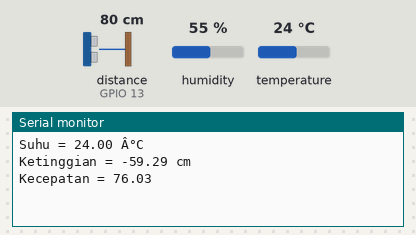
Recording of a sketch running on a simulated ESP32. Parts: the last lines printed to the serial monitor. Wiring (inferred from the names in the program): ultrasonic range finder: trigger GPIO 12; echo GPIO 13. The test bench sets the inputs (shaded band); at power-on: distance to the obstacle (sensor on GPIO 13) 80 cm, temperature 24 °C, humidity 55 %. The echo pulse lasts 58.3 µs per cm; WiFi joins after 1.5 s; servers stay silent unless stated; not simulated (calls return 0 or success): arduino_secrets.h.

Above: at 3.0 s.
3.1 s: distance to the obstacle (sensor on GPIO 13) set to 2 cm
At 4.6 s:
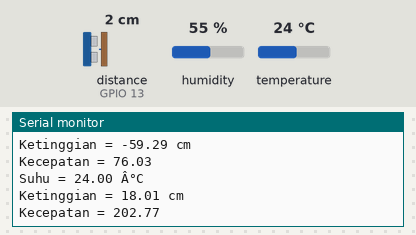
5.2 s: temperature set to 12 °C
7.3 s: distance to the obstacle (sensor on GPIO 13) set to 4 cm
At 9.0 s:
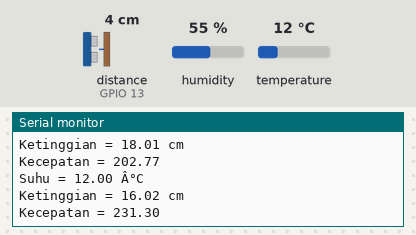
9.4 s: temperature set to 19 °C
At 11.3 s:
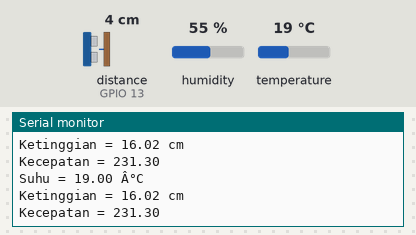
Timing chart, 0 to 12.5 s (numbered marks = the images above; inputs shaded):
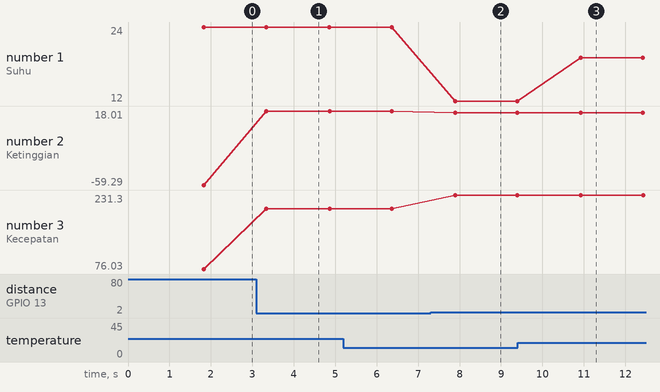

The sketch:

Pompa_Otomatis_9Rule.ino
```cpp
#include "arduino_secrets.h"

//Blynk
#define BLYNK_PRINT Serial
#define BLYNK_TEMPLATE_ID "TMPL6oCSY4ILO"
#define BLYNK_TEMPLATE_NAME "Rumah Pompa Otomatis"
#define BLYNK_AUTH_TOKEN "Xbc7-MGkc1uaZlMDf8g6xT_nJGvjmN6b"

#include <WiFi.h>
#include <WiFiClient.h>
#include <BlynkSimpleEsp32.h>

char ssid[] = "XxX";
char pass[] = "12345678";

// Sensor DHT11
#include <DHT.h>
#define dhtPin 14 // (digital) untuk membaca nilai suhu
#define dhtType DHT11
DHT dht(dhtPin, dhtType);

// Sensor HC-SR04
#define trigPin 12 // (digital) sebagai output untuk mengirimkan sinyal atau gelombang suara
#define echoPin 13 // (digital) sebagai input untuk membaca nilai durasi waktu sinyal untuk menghitung jarak

// // Driver L298N
// #define enA 11 // (PWM) sebagai output untuk mengatur kecepatan motor (0 - 255)
// #define in1 10 // (digital) sebagai output untuk mengatur arah putaran motor (LOW/HIGH)
// #define in2 9 // (digital) sebagai output untuk mengatur arah putaran motor (LOW/HIGH)
// // Jika in1 = LOW & in2 = HIGH motor berputar searah jarum jam, maka ketika in1 = HIGH & in2 = LOW motor akan berputar berlawanan arah jarum jam
// // Begitu juga sebaliknya

// -------------------------------------------------------------------------------------------------------------------------------------------------

// Logika Fuzzy
#include <Fuzzy.h>
Fuzzy *fuzzy = new Fuzzy();

// FuzzyInput suhu
FuzzySet *hujan = new FuzzySet(0, 0, 20, 25);
FuzzySet *gerimis = new FuzzySet(20, 25, 25, 30);
FuzzySet *tidakHujan = new FuzzySet(25, 30, 40, 40);

// FuzzyInput ketinggian
FuzzySet *rendah = new FuzzySet(-10, -10, 0, 10);
FuzzySet *sedang = new FuzzySet(0, 10, 10, 20);
FuzzySet *tinggi = new FuzzySet(10, 20, 30, 30);

// FuzzyOutput kecepatan motor
FuzzySet *mati = new FuzzySet(-10, -10, 0, 128);
FuzzySet *pelan = new FuzzySet(0, 128, 128, 255);
FuzzySet *cepat = new FuzzySet(128, 255, 300, 300);

// -------------------------------------------------------------------------------------------------------------------------------------------------

void setup() {
  // Put your setup code here, to run once:
  Serial.begin(9600); // Untuk membuat serial monitor

  //Blynk
  Blynk.begin(BLYNK_AUTH_TOKEN, ssid, pass);

  // Sensor DHT11
  dht.begin(); // Untuk memulai library DHT.h

  // Sensor HC-SR04
  pinMode(trigPin, OUTPUT);
  pinMode(echoPin, INPUT);

  // // Driver L298N
  // pinMode(enA, OUTPUT);
  // pinMode(in1, OUTPUT);
  // pinMode(in2, OUTPUT);

  // -----------------------------------------------------------------------------------------------------------------------------------------------

  // FuzzyInput suhu
  FuzzyInput *suhu = new FuzzyInput(1);
  suhu->addFuzzySet(hujan);
  suhu->addFuzzySet(gerimis);
  suhu->addFuzzySet(tidakHujan);
  fuzzy->addFuzzyInput(suhu);

  // FuzzyInput ketinggian
  FuzzyInput *ketinggian = new FuzzyInput(2);
  ketinggian->addFuzzySet(rendah);
  ketinggian->addFuzzySet(sedang);
  ketinggian->addFuzzySet(tinggi);
  fuzzy->addFuzzyInput(ketinggian);

  // FuzzyOutput kecepatan motor
  FuzzyOutput *kecepatan = new FuzzyOutput(1);
  kecepatan->addFuzzySet(mati);
  kecepatan->addFuzzySet(pelan);
  kecepatan->addFuzzySet(cepat);
  fuzzy->addFuzzyOutput(kecepatan);

  // FuzzyRule 1
  FuzzyRuleAntecedent *tidakHujan_rendah = new FuzzyRuleAntecedent();
  tidakHujan_rendah->joinWithAND(tidakHujan, rendah);
  FuzzyRuleConsequent *thenMati1 = new FuzzyRuleConsequent();
  thenMati1->addOutput(mati);
  FuzzyRule *fuzzyRule1 = new FuzzyRule(1, tidakHujan_rendah, thenMati1);
  fuzzy->addFuzzyRule(fuzzyRule1);

  // FuzzyRule 2
  FuzzyRuleAntecedent *tidakHujan_sedang = new FuzzyRuleAntecedent();
  tidakHujan_sedang->joinWithAND(tidakHujan, sedang);
  FuzzyRuleConsequent *thenMati2 = new FuzzyRuleConsequent();
  thenMati2->addOutput(mati);
  FuzzyRule *fuzzyRule2 = new FuzzyRule(2, tidakHujan_sedang, thenMati2);
  fuzzy->addFuzzyRule(fuzzyRule2);

  // FuzzyRule 3
  FuzzyRuleAntecedent *tidakHujan_tinggi = new FuzzyRuleAntecedent();
  tidakHujan_tinggi->joinWithAND(tidakHujan, tinggi);
  FuzzyRuleConsequent *thenPelan1 = new FuzzyRuleConsequent();
  thenPelan1->addOutput(pelan);
  FuzzyRule *fuzzyRule3 = new FuzzyRule(3, tidakHujan_tinggi, thenPelan1);
  fuzzy->addFuzzyRule(fuzzyRule3);

  // FuzzyRule 4
  FuzzyRuleAntecedent *gerimis_rendah = new FuzzyRuleAntecedent();
  gerimis_rendah->joinWithAND(gerimis, rendah);
  FuzzyRuleConsequent *thenMati3 = new FuzzyRuleConsequent();
  thenMati3->addOutput(mati);
  FuzzyRule *fuzzyRule4 = new FuzzyRule(4, gerimis_rendah, thenMati3);
  fuzzy->addFuzzyRule(fuzzyRule4);

  // FuzzyRule 5
  FuzzyRuleAntecedent *gerimis_sedang = new FuzzyRuleAntecedent();
  gerimis_sedang->joinWithAND(gerimis, sedang);
  FuzzyRuleConsequent *thenPelan2 = new FuzzyRuleConsequent();
  thenPelan2->addOutput(pelan);
  FuzzyRule *fuzzyRule5 = new FuzzyRule(5, gerimis_sedang, thenPelan2);
  fuzzy->addFuzzyRule(fuzzyRule5);

  // FuzzyRule 6
  FuzzyRuleAntecedent *gerimis_tinggi = new FuzzyRuleAntecedent();
  gerimis_tinggi->joinWithAND(gerimis, tinggi);
  FuzzyRuleConsequent *thenCepat1 = new FuzzyRuleConsequent();
  thenCepat1->addOutput(cepat);
  FuzzyRule *fuzzyRule6 = new FuzzyRule(6, gerimis_tinggi, thenCepat1);
  fuzzy->addFuzzyRule(fuzzyRule6);

  // FuzzyRule 7
  FuzzyRuleAntecedent *hujan_rendah = new FuzzyRuleAntecedent();
  hujan_rendah->joinWithAND(hujan, rendah);
  FuzzyRuleConsequent *thenPelan3 = new FuzzyRuleConsequent();
  thenPelan3->addOutput(pelan);
  FuzzyRule *fuzzyRule7 = new FuzzyRule(7, hujan_rendah, thenPelan3);
  fuzzy->addFuzzyRule(fuzzyRule7);

  // FuzzyRule 8
  FuzzyRuleAntecedent *hujan_sedang = new FuzzyRuleAntecedent();
  hujan_sedang->joinWithAND(hujan, sedang);
  FuzzyRuleConsequent *thenCepat2 = new FuzzyRuleConsequent();
  thenCepat2->addOutput(cepat);
  FuzzyRule *fuzzyRule8 = new FuzzyRule(8, hujan_sedang, thenCepat2);
  fuzzy->addFuzzyRule(fuzzyRule8);

  // FuzzyRule 9
  FuzzyRuleAntecedent *hujan_tinggi = new FuzzyRuleAntecedent();
  hujan_tinggi->joinWithAND(hujan, tinggi);
  FuzzyRuleConsequent *thenCepat3 = new FuzzyRuleConsequent();
  thenCepat3->addOutput(cepat);
  FuzzyRule *fuzzyRule9 = new FuzzyRule(9, hujan_tinggi, thenCepat3);
  fuzzy->addFuzzyRule(fuzzyRule9);
}

// -------------------------------------------------------------------------------------------------------------------------------------------------

void loop() {
  // Put your main code here, to run repeatedly:

  // Sensor DHT11
  float in_suhu; // Suhu dalam variabel float karena mengandung desimal
  in_suhu = dht.readTemperature(); // Untuk membaca suhu dan menyimpannya ke variabel suhu
  // Untuk input suhu secara manual tanpa sensor, jika tidak maka jadikan comment
  // in_suhu = 22;
  // Print nilai suhu
  Serial.print("Suhu = ");
  Serial.print(in_suhu);
  Serial.println(" Â°C");


  // Sensor HC-SR04
  long durasi; // Variabel untuk menyimpan durasi pulsa ultrasonik (dengan long karena durasi dalam satuan mikrodetik sehingga butuh angka yang panjang)
  float jarak, in_ketinggian; // Variabel untuk menyimpan jarak dan ketinggian air (dengan float agar bisa menghasilkan angka desimal)
  // Kirim pulsa ultrasonik
  digitalWrite(trigPin, LOW);
  delayMicroseconds(2);
  digitalWrite(trigPin, HIGH);
  delayMicroseconds(10);
  digitalWrite(trigPin, LOW);
  // Baca pulsa kembali dari sensor
  durasi = pulseIn(echoPin, HIGH); // Untuk membaca pulsa input dalam mikrodetik dan disimpan di variabel durasi
  // Menghitung jarak berdasarkan durasi
  // Dengan menggunakan kecepatan suara yaitu 0.034 cm / mikro second
  jarak = (durasi * 0.034) / 2;  // Rumus: jarak = (durasi * kecepatan suara) / 2
  // Dengan menggunakan jarak untuk menghitung ketinggian air
  in_ketinggian = 20 - jarak;
  // Untuk input ketinggian secara manual tanpa sensor, jika tidak maka jadikan comment
  // in_ketinggian = 10;
  // Print nilai ketinggian air
  Serial.print("Ketinggian = ");
  Serial.print(in_ketinggian);
  Serial.println(" cm");


  // Logika Fuzzy
  fuzzy->setInput(1, in_suhu);
  fuzzy->setInput(2, in_ketinggian);
  // Running the Fuzzification
  fuzzy->fuzzify();
  // Running the Defuzzification
  float kecepatan = fuzzy->defuzzify(1);

  // Print nilai kecepatan motor
  Serial.print("Kecepatan = ");
  Serial.println(kecepatan);


  // // Driver L298N
  // analogWrite(enA, kecepatan);
  // digitalWrite(in1, HIGH);
  // digitalWrite(in2, LOW);

  //Blynk
  Blynk.run();
  //Ketinggian Air
  Blynk.virtualWrite(V0, in_ketinggian);
  //Suhu Udara
  Blynk.virtualWrite(V1, in_suhu);
  //Kecepatan Pompa
  Blynk.virtualWrite(V2, kecepatan);

  delay(1500);
}

  /*
  !!!!! Catatan penting ketika upload program lepaskan dulu sensor ultrasonik (cukup pin trigger dan pin echonya saja
  tidak apa-apa yang penting sensor ultrasoniknya sudah tidak terhubung ke esp32 nya) dan ketika mengupload atau
  menjalankan program sebaiknya jika ada alat atau sensor yang tidak dipasang atau tidak digunakan lebih baik bagian
  program dari alat tersebut dijadikan komen terlebih dahulu karena dapat menyebabkan error !!!!!
  */

  /*
  Jika ingin membuat atau mengubah secara drastis suatu program atau sistem lebih baik periksa setiap bagian alat dan
  program terlebih dahulu untuk mengecek apakah ada masalah pada salah satu bagian alat atau program karena jika
  semuanya langsung dijalankan sekaligus akan menyebabkan kebingungan dalam melakukan troubleshooting dan menemukan
  bagian mana yang bermasalah jika terjadi suatu error atau permasalahan
  */
```

Measured:
- after the input at 3.1 s, the serial monitor: prints a new line after 0.24 s (image 1)
- after the input at 7.3 s, the serial monitor: prints a new line after 0.59 s (image 2)
- after the input at 9.4 s, the serial monitor: prints a new line after 1.5 s (image 3)
- plotted number 1: 12 → 19 after the input at 9.4 s
- plotted number 2: -59.29 → 18.01 after the input at 3.1 s, 18.01 → 16.02 after the input at 7.3 s
- plotted number 3: 76.03 → 202.77 after the input at 3.1 s, 202.77 → 231.3 after the input at 7.3 s
